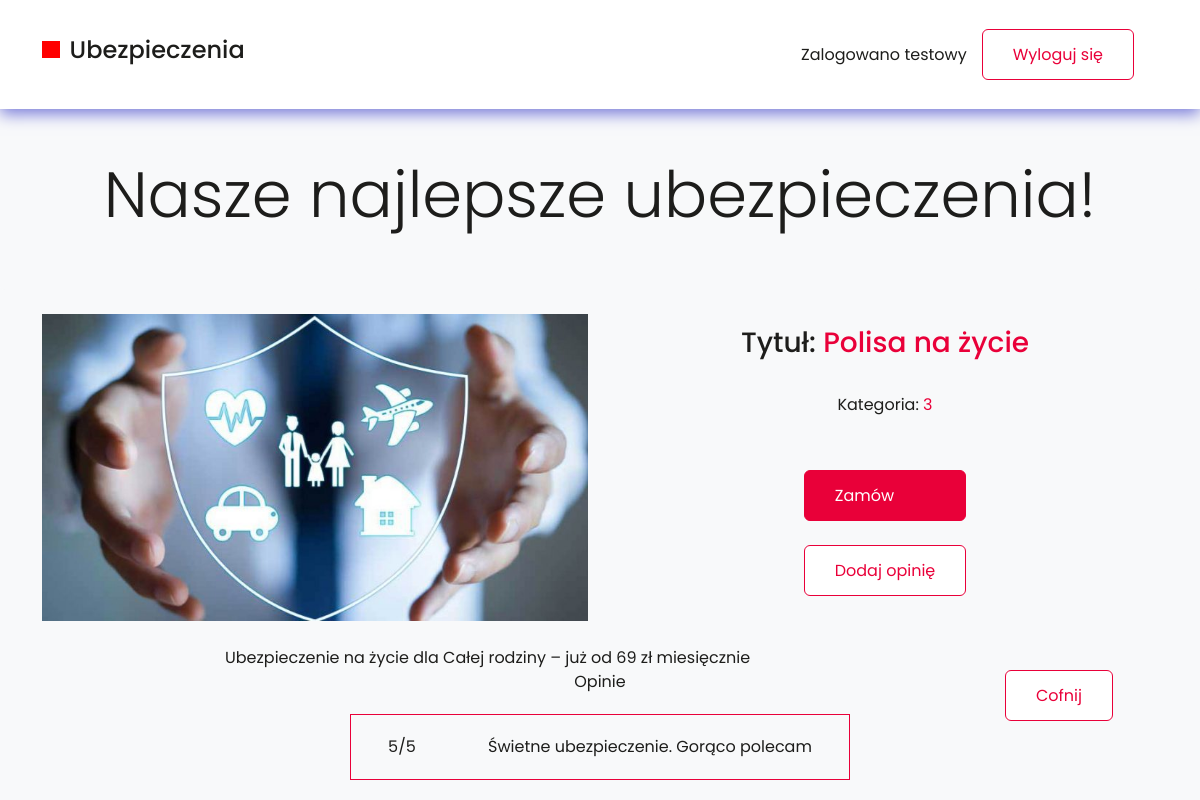
The app's page /ubezpieczenie/1/ (signed in) with its own data.
### ubezpieczenia/models.py (models this page shows, shortened)
class Ubezpieczenie(models.Model):
    tytul = models.CharField(max_length=64, blank=True)
    opis = models.TextField(default="")
    premiera = models.DateField(null=True, blank=True)
    data_zakonczenia = models.DateField(null=True, blank=True)
    znizka = models.DecimalField(max_digits=4, decimal_places=2,
                                      null=True, blank=True)
    KATEGORIA = {
        (0, 'Inne'),
        (1, 'Samochód'),
        (2, 'Dom'),
        (3, 'Zdrowotne'),
        (4, 'Elektronika'),
    }
    kategoria = models.PositiveSmallIntegerField(default=0, choices=KATEGORIA)
    plakat = models.ImageField(upload_to="plakaty")

class Ocena(models.Model):
    recenzja = models.TextField(default="", blank=True)
    gwiazdki = models.PositiveSmallIntegerField(default=5)
    ubezpieczenie = models.ForeignKey(Ubezpieczenie, on_delete=models.CASCADE)

### ubezpieczenia/views.py (the view, shortened to what this page needs)
# urls.py: path('ubezpieczenie/<int:id>/', ubezpieczenie, name="ubezpieczenie"),
@login_required
def ubezpieczenie(request, id):
    ubezpieczenie = get_object_or_404(Ubezpieczenie, pk=id)
    wszystkieOpinie= Ocena.objects.all().filter(ubezpieczenie=ubezpieczenie.id)
    user = request.user
    return render(request,'ubezpieczenie.html', {'ubezpieczenie': ubezpieczenie,'wszystkieOpinie':wszystkieOpinie})

### templates/ubezpieczenie.html (shortened to what this page needs)
<!DOCTYPE html>
<html lang="en">
  <head>
  </head>
  <body>
    {% include "nav.html" %}
    <div class="ubezpieczenie container">
      <div class="ubezpieczenie__innerContainer">
        <div class="row">
          <div class="col-md-6">
            <img
            {% load static %}
              src="{% static ubezpieczenie.plakat %}"
              alt=""
              class="ubezpieczenie__image"
            />
          </div>
          <div class="col-md-6">
            <div class="ubezpieczenie__content">
              <h3 class="ubezpieczenie__heading">Tytuł: <span>{{ubezpieczenie.tytul}}</span></h3>
              <p class="ubezpieczenie__category">Kategoria: <span>{{ubezpieczenie.kategoria}}</span></p>
              <div class="ubezpieczenie__CTA">
                              <div  class="button button__red">Zamów</div>
                              <div  class="button button__whitered">Dodaj opinię</div>
              </div>
            </div>
            </div>
          </div>
          <div class="ubezpieczenie__desc">{{ubezpieczenie.opis}}</div>
        </div>
        <a style="position: absolute; right:5%" class="button button__whitered" href="{% url 'index' %}">Cofnij</a>
        <div  class="opinie">
          <div class="opinie__container"> Opinie
            {% block wszystkieOpinie %}
              {% if wszystkieOpinie %}
                {% for ocena in wszystkieOpinie %}
                  <div class="opinie__opinia">
                      <div class="opinie__ocena">{{ocena.gwiazdki}}/5</div>
                      <div class="opinie__tresc">{{ocena.recenzja}}</div>
                    </div>
                {% endfor %}
              {% endif %}
            {% endblock %}
          </div>
        </div>
      </div>
  </body>
</html>

### templates/nav.html (shortened to what this page needs)
<link
  href="https://cdn.jsdelivr.net/npm/bootstrap@5.1.3/dist/css/bootstrap.min.css"
  rel="stylesheet"
/>
{% load static %}
<link rel="stylesheet" type="text/css" href="{% static 'style.css' %}" />
<nav class="navbar navbar-expand-lg navbar-light">
  <div class="container row-fluid">
    <div class="collapse navbar-collapse justify-content-between">
      <ul class="navbar-nav mr-auto mt-2 mt-lg-0">
        <li class="nav-item">
          <a class="d-flex align-items-baseline" href="{% url 'index' %}">
            <div class="redBox"></div>
            <h4>Ubezpieczenia</h4>
        </li>
      </ul>
    </div>
    <ul class="nav m-4 navbar-nav justify-content-between">
      <div class="d-flex align-items-baseline">
        <li class="nav-item">
          {% if user.is_authenticated %} Zalogowano {{ user.username }}
        </li>
        <a class="button button__whitered" href="{% url 'logout' %}"
          >Wyloguj się</a
        >
        {% else %}
        <a class="button button__red" href="{% url 'login' %}">Zaloguj się</a>
        {% endif %}
      </div>
    </ul>
  </div>
</nav>
<div class="bg-light rounded-3 p-5 mb-4 hero">
  <h2 class="display-3">Nasze najlepsze ubezpieczenia!</h2>
</div>

### styles/style.css (style rules this page uses)
body { color: black; margin: 0; font-family: 'Poppins', sans-serif; --bs-bg-opacity: 1; background-color: rgba(var(--bs-light-rgb), var(--bs-bg-opacity)) !important; }
* { color: #1d1d1b; }
a { text-decoration: none !important; color: #1d1d1b; }
.nav-link, .nav-item { margin-right: 15px; }
.redBox { width: 1.1rem; height: 1.1rem; background-color: red; margin-right: 10px; }
.hero { width: 100%; }
.hero h2 { text-align: center; }
.navbar { padding: 5px 0px; background-color: #fff; -webkit-box-shadow: 0 5px 15px #787bd9; box-shadow: 0 5px 15px #787bd9; }
.navbar a { font-size: 16px; display: -webkit-box; display: -ms-flexbox; display: flex; -webkit-box-align: center; -ms-flex-align: center; align-items: center; }
.button { cursor: pointer; font-size: 16px; }
.button__whitered { line-height: 1.1875; background: #fff; border: 1px solid #e90039; border-radius: 6px; background: white; color: #e90039; padding: 15px 30px; -webkit-transition: background 0.5s linear; transition: background 0.5s linear; position: relative; z-index: 1; }
.button__red { line-height: 1.1875; color: #fff; border: 1px solid #e90039; border-radius: 6px; background: #e90039; padding: 15px 30px; -webkit-transition: background 0.5s linear; transition: background 0.5s linear; position: relative; z-index: 1; }
img { width: 100%; }
.ubezpieczenie { position: relative; }
.ubezpieczenie__content { height: 100%; -ms-flex-pack: distribute; justify-content: space-around; display: -webkit-box; display: -ms-flexbox; display: flex; -webkit-box-orient: vertical; -webkit-box-direction: normal; -ms-flex-direction: column; flex-direction: column; -webkit-box-align: center; -ms-flex-align: center; align-items: center; }
.ubezpieczenie .row { margin-bottom: 25px; }
@media (min-width: 768px) { .ubezpieczenie__desc { max-width: 750px; margin: auto; } }
.ubezpieczenie__heading span, .ubezpieczenie__category span { color: #e90039; }
.ubezpieczenie__CTA { height: 150px; display: -webkit-box; display: -ms-flexbox; display: flex; -webkit-box-orient: vertical; -webkit-box-direction: normal; -ms-flex-direction: column; flex-direction: column; -ms-flex-pack: distribute; justify-content: space-around; }
.opinie__container { display: -webkit-box; display: -ms-flexbox; display: flex; -webkit-box-pack: center; -ms-flex-pack: center; justify-content: center; -webkit-box-orient: vertical; -webkit-box-direction: normal; -ms-flex-direction: column; flex-direction: column; -ms-flex-line-pack: center; align-content: center; -webkit-box-align: center; -ms-flex-align: center; align-items: center; }
.opinie__opinia { display: -webkit-box; display: -ms-flexbox; display: flex; -webkit-box-pack: center; -ms-flex-pack: center; justify-content: center; -webkit-box-align: center; -ms-flex-align: center; align-items: center; margin: 20px 0px; padding: 20px; width: 500px; border: 1px solid #e90039; }
.opinie__ocena { min-width: 100px; }
.opinie__tresc { text-align: left; }

### records on screen
Ubezpieczenie: plakat (picture), tytul "Polisa na życie", kategoria "3", opis "Ubezpieczenie na życie dla Całej rodziny – już od 69 zł miesięcznie"
Ocena: gwiazdki "5", recenzja "Świetne ubezpieczenie. Gorąco polecam"

### other values on screen
{{ user.username }} "testowy"
